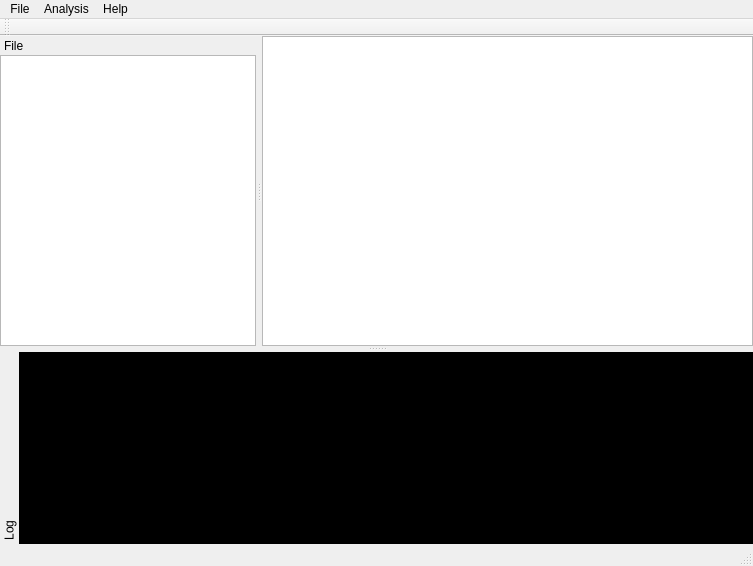
<?xml version="1.0" encoding="UTF-8"?>
<ui version="4.0">
 <class>MainWindow</class>
 <widget class="QMainWindow" name="MainWindow">
  <property name="geometry">
   <rect>
    <x>0</x>
    <y>0</y>
    <width>753</width>
    <height>566</height>
   </rect>
  </property>
  <property name="windowTitle">
   <string>RTM-GWAS</string>
  </property>
  <widget class="QWidget" name="centralWidget">
   <layout class="QVBoxLayout" name="verticalLayout">
    <property name="leftMargin">
     <number>0</number>
    </property>
    <property name="topMargin">
     <number>0</number>
    </property>
    <property name="rightMargin">
     <number>0</number>
    </property>
    <property name="bottomMargin">
     <number>0</number>
    </property>
    <item>
     <widget class="QPlainTextEdit" name="plainTextEditData">
      <property name="readOnly">
       <bool>true</bool>
      </property>
     </widget>
    </item>
   </layout>
  </widget>
  <widget class="QMenuBar" name="menuBar">
   <property name="geometry">
    <rect>
     <x>0</x>
     <y>0</y>
     <width>753</width>
     <height>23</height>
    </rect>
   </property>
   <widget class="QMenu" name="menuFile">
    <property name="title">
     <string>File</string>
    </property>
    <addaction name="actionChangeDir"/>
    <addaction name="separator"/>
    <addaction name="actionExit"/>
   </widget>
   <widget class="QMenu" name="menuAnalysis">
    <property name="title">
     <string>Analysis</string>
    </property>
    <addaction name="actionSNPLDB"/>
    <addaction name="actionGSC"/>
    <addaction name="actionAssociation"/>
   </widget>
   <widget class="QMenu" name="menuHelp">
    <property name="title">
     <string>Help</string>
    </property>
    <addaction name="actionContents"/>
    <addaction name="actionAbout"/>
   </widget>
   <addaction name="menuFile"/>
   <addaction name="menuAnalysis"/>
   <addaction name="menuHelp"/>
  </widget>
  <widget class="QToolBar" name="mainToolBar">
   <attribute name="toolBarArea">
    <enum>TopToolBarArea</enum>
   </attribute>
   <attribute name="toolBarBreak">
    <bool>false</bool>
   </attribute>
  </widget>
  <widget class="QStatusBar" name="statusBar"/>
  <widget class="QDockWidget" name="dockWidgetFile">
   <property name="features">
    <set>QDockWidget::DockWidgetMovable</set>
   </property>
   <property name="windowTitle">
    <string>File</string>
   </property>
   <attribute name="dockWidgetArea">
    <number>1</number>
   </attribute>
   <widget class="QWidget" name="dockWidgetContentsFile">
    <layout class="QVBoxLayout" name="verticalLayout_2">
     <property name="leftMargin">
      <number>0</number>
     </property>
     <property name="topMargin">
      <number>0</number>
     </property>
     <property name="rightMargin">
      <number>0</number>
     </property>
     <property name="bottomMargin">
      <number>0</number>
     </property>
     <item>
      <widget class="QListWidget" name="listWidgetFile"/>
     </item>
    </layout>
   </widget>
  </widget>
  <widget class="QDockWidget" name="dockWidgetLog">
   <property name="features">
    <set>QDockWidget::DockWidgetMovable|QDockWidget::DockWidgetVerticalTitleBar</set>
   </property>
   <property name="windowTitle">
    <string>Log</string>
   </property>
   <attribute name="dockWidgetArea">
    <number>8</number>
   </attribute>
   <widget class="QWidget" name="dockWidgetContentsLog">
    <layout class="QVBoxLayout" name="verticalLayout_3">
     <property name="leftMargin">
      <number>0</number>
     </property>
     <property name="topMargin">
      <number>0</number>
     </property>
     <property name="rightMargin">
      <number>0</number>
     </property>
     <property name="bottomMargin">
      <number>0</number>
     </property>
     <item>
      <widget class="QPlainTextEdit" name="plainTextEditLog">
       <property name="styleSheet">
        <string notr="true">background-color: rgb(0, 0, 0);
color: rgb(0, 255, 0);</string>
       </property>
       <property name="readOnly">
        <bool>true</bool>
       </property>
      </widget>
     </item>
    </layout>
   </widget>
  </widget>
  <action name="actionChangeDir">
   <property name="text">
    <string>Change dir</string>
   </property>
  </action>
  <action name="actionExit">
   <property name="text">
    <string>Exit</string>
   </property>
  </action>
  <action name="actionSNPLDB">
   <property name="text">
    <string>SNPLDB</string>
   </property>
  </action>
  <action name="actionGSC">
   <property name="text">
    <string>GSC</string>
   </property>
  </action>
  <action name="actionAssociation">
   <property name="text">
    <string>Association</string>
   </property>
  </action>
  <action name="actionContents">
   <property name="text">
    <string>Contents</string>
   </property>
  </action>
  <action name="actionAbout">
   <property name="text">
    <string>About</string>
   </property>
  </action>
 </widget>
 <layoutdefault spacing="6" margin="11"/>
 <resources/>
 <connections>
  <connection>
   <sender>actionExit</sender>
   <signal>triggered()</signal>
   <receiver>MainWindow</receiver>
   <slot>close()</slot>
   <hints>
    <hint type="sourcelabel">
     <x>-1</x>
     <y>-1</y>
    </hint>
    <hint type="destinationlabel">
     <x>376</x>
     <y>282</y>
    </hint>
   </hints>
  </connection>
 </connections>
</ui>
